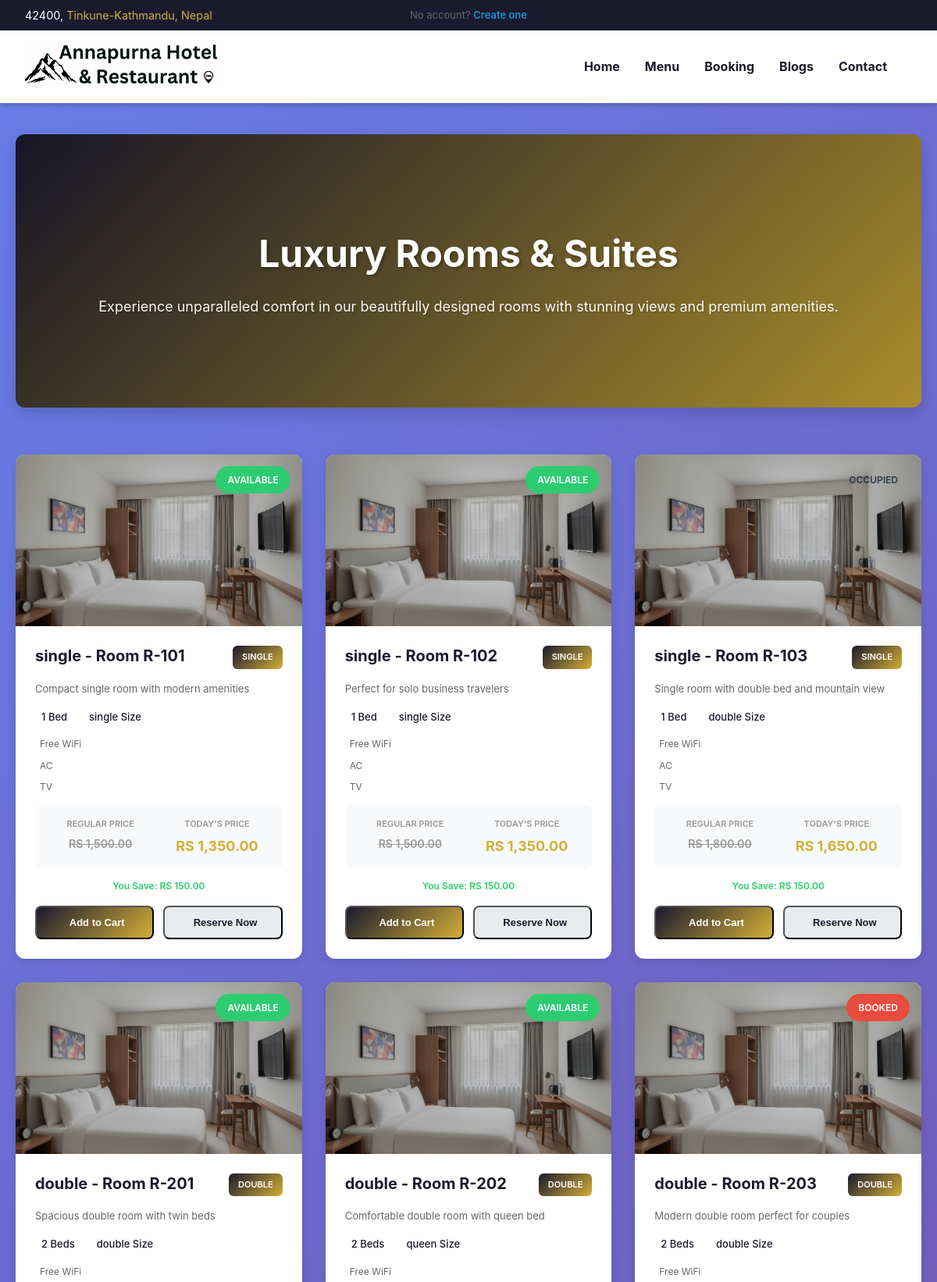
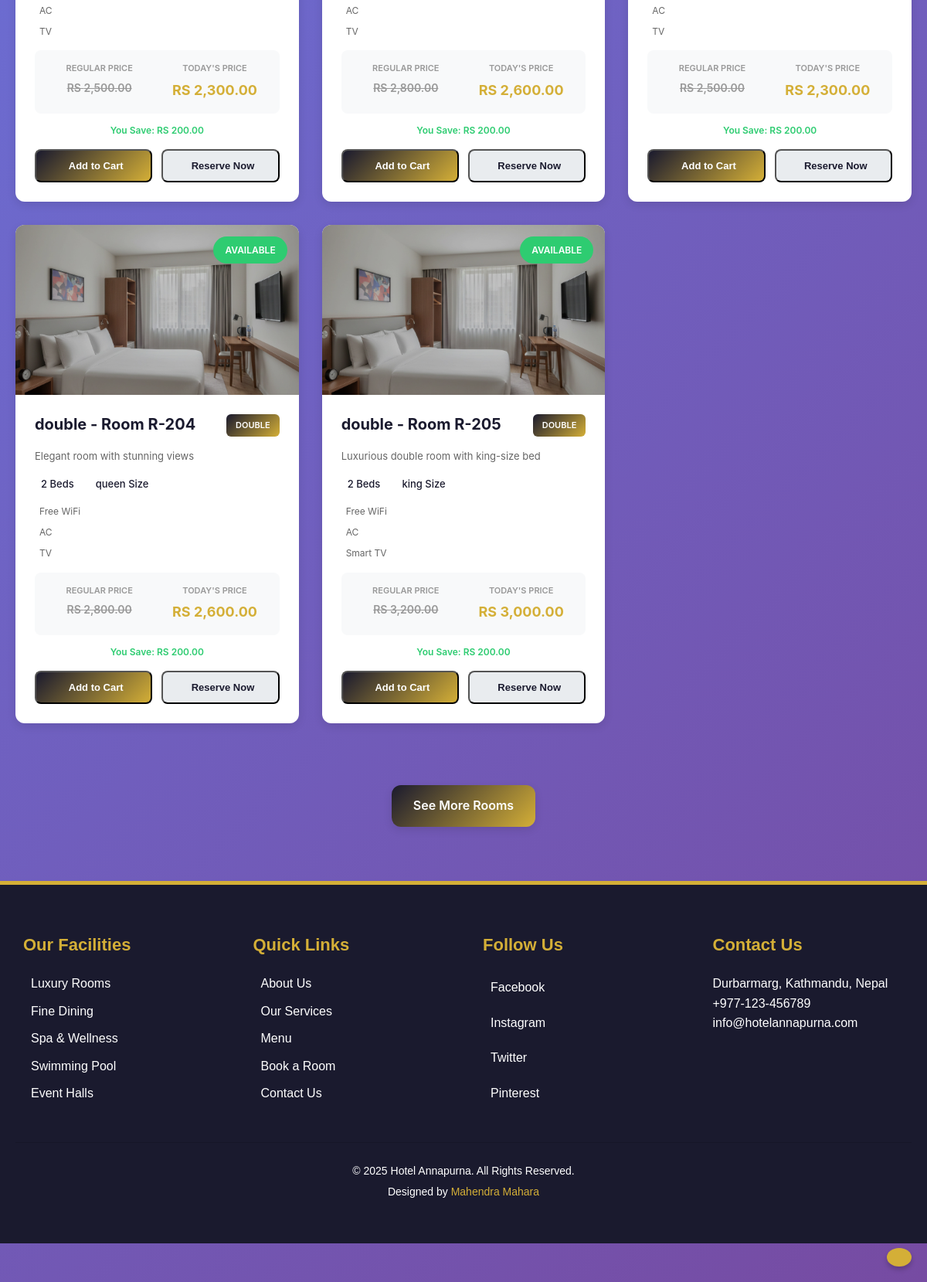
The page /rooms.php on the database its author committed (2 pictures, top to bottom).
### tables this page shows
CREATE TABLE `rooms` (
  `id` int(11) NOT NULL,
  `image_path` varchar(255) DEFAULT NULL,
  `room_no` varchar(50) NOT NULL,
  `room_type` enum('single','double','deluxe','suite') DEFAULT 'single',
  `total_beds` int(11) NOT NULL,
  `bed_size` enum('single','double','queen','king') DEFAULT 'double',
  `status` enum('available','booked','reserved','maintenance','occupied') DEFAULT 'available',
  `price` decimal(10,2) NOT NULL,
  `price_today` decimal(10,2) DEFAULT NULL,
  `amenities` text DEFAULT NULL,
  `short_description` text DEFAULT NULL,
  `created_at` timestamp NOT NULL DEFAULT current_timestamp(),
  `updated_at` timestamp NOT NULL DEFAULT current_timestamp() ON UPDATE current_timestamp()
);

### rooms.php (the view, shortened to what this page needs)
<?php
require_once('includes/header.php');
require_once('config/db.php');
$limit = 8;
$page = isset($_GET['page']) ? $_GET['page'] : 1;
$total_limit = $limit * $page;
$stmt_rooms = $conn->prepare("SELECT * FROM rooms ORDER BY created_at DESC LIMIT ?");
$stmt_rooms->bind_param("i", $total_limit);
$stmt_rooms->execute();
$rooms_result = $stmt_rooms->get_result();
$rooms_count_result = $conn->query("SELECT COUNT(*) as total FROM rooms");
$total_rooms = mysqli_fetch_assoc($rooms_count_result)['total'];
$rooms = [];
while($row = mysqli_fetch_assoc($rooms_result)) {
    $rooms[] = $row;
}
?>
<main class="rooms-container">
    <header class="rooms-hero">
        <div class="rooms-hero-overlay"></div>
        <div class="rooms-hero-content">
            <h1>Luxury Rooms & Suites</h1>
            <p>Experience unparalleled comfort in our beautifully designed rooms with stunning views and premium amenities.</p>
        </div>
    </header>
    <section class="rooms-grid">
        <?php foreach($rooms as $room):
            $price_today = $room['price_today'] ? $room['price_today'] : $room['price'];
            $image_url = !empty($room['image_path']) ? $room['image_path'] : 'https://via.placeholder.com/400x300?text=Room';
            $amenities_list = !empty($room['amenities']) ? explode(',', $room['amenities']) : [];
        ?>
        <article class="rooms-card">
            <div class="rooms-card-image-wrapper">
                <img src="<?php echo htmlspecialchars($image_url); ?>" alt="<?php echo htmlspecialchars($room['room_type']); ?> - Room <?php echo htmlspecialchars($room['room_no']); ?>" class="rooms-image">
                <div class="rooms-card-overlay"></div>
                <span class="rooms-status-badge <?php echo $room['status']; ?>"><?php echo ucfirst($room['status']); ?></span>
            </div>
            <div class="rooms-content">
                <div class="rooms-header">
                    <h2 class="rooms-title"><?php echo htmlspecialchars($room['room_type']); ?> - Room <?php echo htmlspecialchars($room['room_no']); ?></h2>
                    <span class="rooms-type-badge"><?php echo ucfirst($room['room_type']); ?></span>
                </div>
                <p class="rooms-description"><?php echo htmlspecialchars($room['short_description']); ?></p>
                <div class="rooms-info">
                    <div class="rooms-info-item">
                        <span><?php echo $room['total_beds']; ?> Bed<?php echo $room['total_beds'] > 1 ? 's' : ''; ?></span>
                    </div>
                    <div class="rooms-info-item">
                        <span><?php echo $room['bed_size']; ?> Size</span>
                    </div>
                </div>
                <div class="rooms-amenities">
                    <?php foreach(array_slice($amenities_list, 0, 3) as $amenity): ?>
                    <span class="rooms-amenity"><i class="fas fa-check-circle"></i> <?php echo htmlspecialchars(trim($amenity)); ?></span>
                    <?php endforeach; ?>
                </div>
                <div class="rooms-pricing">
                    <div class="rooms-price-item">
                        <span class="rooms-price-label">Regular Price</span>
                        <span class="rooms-price-original">RS <?php echo number_format($room['price'], 2); ?></span>
                    </div>
                    <div class="rooms-price-item">
                        <span class="rooms-price-label">Today's Price</span>
                        <span class="rooms-price-current">RS <?php echo number_format($price_today, 2); ?></span>
                    </div>
                </div>
                <div class="rooms-savings">
                    You Save: RS <?php echo number_format($room['price'] - $price_today, 2); ?>
                </div>
                <footer class="rooms-card-footer">
                    <button onclick="addRoomToCart(<?php echo htmlspecialchars(json_encode($room)); ?>)" class="rooms-book-btn">
                        <i class="fas fa-shopping-cart"></i> Add to Cart
                    </button>
                    <button onclick="reserveRoom(<?php echo htmlspecialchars(json_encode($room)); ?>)" class="rooms-explore-btn">
                        <i class="fas fa-calendar-check"></i> Reserve Now
                    </button>
                </footer>
            </div>
        </article>
        <?php endforeach; ?>
    </section>
    <div class="rooms-pagination">
        <?php if($total_rooms > $page * $limit): ?>
        <a href="?page=<?php echo $page + 1; ?>" class="rooms-see-more-btn">See More Rooms</a>
        <?php endif; ?>
    </div>
</main>
<?php require_once('includes/footer.php'); ?>

### assets/css/style.css (style rules this page uses)
:root { --primary-color: #ffffff; --secondary-color: #1a1a2e; --accent-color: #d4af37; --hover-color: #f5a623; --band-hover-color: #8bc34a; --shadow-color: rgba(0, 0, 0, 0.15); --border-radius: 12px; --bg-light: #f8f9fd; --bg-dark: #0f1419; --gradient-start: #1a1a2e; --gradient-end: #0f1419; --success-color: #2ecc71; --warning-color: #f39c12; --border-radius: 12px; --border-radius-lg: 20px; --text-color: #2d3748; --input-bg: #f7fafc; --input-border: #e2e8f0; }
* { margin: 0; padding: 0; box-sizing: border-box; }
body { background-color: var(--primary-color); font-family: 'Segoe UI', Tahoma, Geneva, Verdana, sans-serif; color: var(--secondary-color); line-height: 1.6; }

### assets/css/blog.css (style rules this page uses)
a { text-decoration: none; color: #333; }

### assets/css/cart.css (style rules this page uses)
* { margin: 0; padding: 0; box-sizing: border-box; }

### assets/css/blog-read.css (style rules this page uses)
* { margin: 0; padding: 0; box-sizing: border-box; }
body { font-family: 'Inter', sans-serif; background: #f8f9fa; color: #2d3748; }

### assets/css/my-bookings.css (style rules this page uses)
body { background: linear-gradient(135deg, #667eea 0%, #764ba2 100%); min-height: 100vh; padding-bottom: 50px; }

### assets/css/my-orders.css (style rules this page uses)
body { min-height: 100vh; padding-bottom: 50px; }

### rows shown on the page
rooms: image_path (picture), status "AVAILABLE", room_type "single", room_no "R-101", room_type "SINGLE", short_description "Compact single room with modern amenities", total_beds "1", bed_size "single", amenities "Free WiFi", amenities "AC", amenities "TV", price "1,500.00", price_today "1,350.00", $room['price'] - $price_today "150.00"
rooms: image_path (picture), status "AVAILABLE", room_type "single", room_no "R-102", room_type "SINGLE", short_description "Perfect for solo business travelers", total_beds "1", bed_size "single", amenities "Free WiFi", amenities "AC", amenities "TV", price "1,500.00", price_today "1,350.00", $room['price'] - $price_today "150.00"
rooms: image_path (picture), status "OCCUPIED", room_type "single", room_no "R-103", room_type "SINGLE", short_description "Single room with double bed and mountain view", total_beds "1", bed_size "double", amenities "Free WiFi", amenities "AC", amenities "TV", price "1,800.00", price_today "1,650.00", $room['price'] - $price_today "150.00"
rooms: image_path (picture), status "AVAILABLE", room_type "double", room_no "R-201", room_type "DOUBLE", short_description "Spacious double room with twin beds", total_beds "2", bed_size "double", amenities "Free WiFi", amenities "AC", amenities "TV", price "2,500.00", price_today "2,300.00", $room['price'] - $price_today "200.00"
rooms: image_path (picture), status "AVAILABLE", room_type "double", room_no "R-202", room_type "DOUBLE", short_description "Comfortable double room with queen bed", total_beds "2", bed_size "queen", amenities "Free WiFi", amenities "AC", amenities "TV", price "2,800.00", price_today "2,600.00", $room['price'] - $price_today "200.00"
rooms: image_path (picture), status "BOOKED", room_type "double", room_no "R-203", room_type "DOUBLE", short_description "Modern double room perfect for couples", total_beds "2", bed_size "double", amenities "Free WiFi", amenities "AC", amenities "TV", price "2,500.00", price_today "2,300.00", $room['price'] - $price_today "200.00"
rooms: image_path (picture), status "AVAILABLE", room_type "double", room_no "R-204", room_type "DOUBLE", short_description "Elegant room with stunning views", total_beds "2", bed_size "queen", amenities "Free WiFi", amenities "AC", amenities "TV", price "2,800.00", price_today "2,600.00", $room['price'] - $price_today "200.00"
rooms: image_path (picture), status "AVAILABLE", room_type "double", room_no "R-205", room_type "DOUBLE", short_description "Luxurious double room with king-size bed", total_beds "2", bed_size "king", amenities "Free WiFi", amenities "AC", amenities "Smart TV", price "3,200.00", price_today "3,000.00", $room['price'] - $price_today "200.00"
